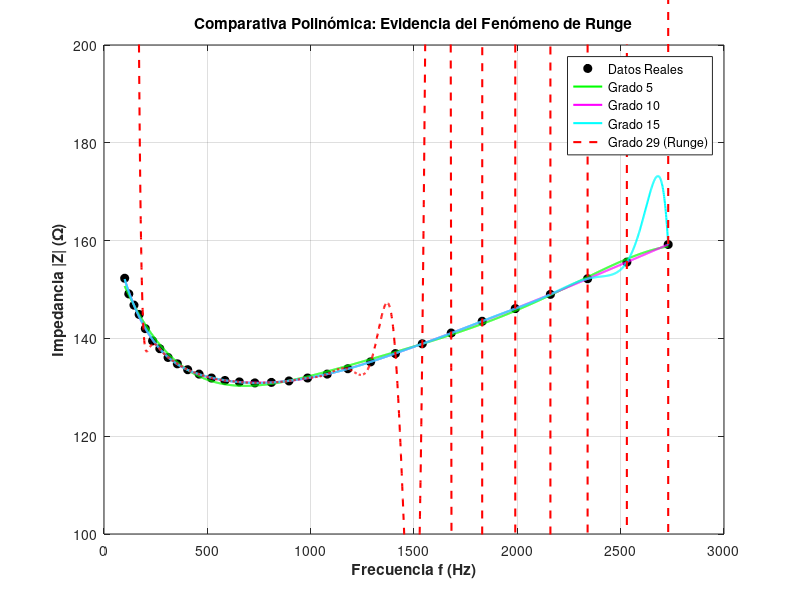

Reproduce this figure in MATLAB.
% SUBPARTE B1: INTERPOLACIÓN POLINÓMICA Y FENÓMENO DE RUNGE
clear; clc; close all;
format longG;

% 1. Vectores de datos originales (30 puntos)
f = [100, 120, 145, 170, 200, 235, 270, 310, 355, 405, ...
    460, 520, 585, 655, 730, 810, 895, 985, 1080, 1180, ...
    1290, 1410, 1540, 1680, 1830, 1990, 2160, 2340, 2530, 2730];

Z = [152.3, 149.1, 146.8, 144.9, 142.0, 139.5, 137.9, 136.1, 134.8, 133.6, ...
    132.7, 131.9, 131.4, 131.1, 130.9, 131.0, 131.3, 131.9, 132.7, 133.8, ...
    135.2, 136.9, 138.9, 141.1, 143.5, 146.1, 149.0, 152.2, 155.6, 159.2];

% Malla fina de frecuencias 
f_fina = linspace(100, 2730, 2000);

%% =======================================================================
% B1.1 & B1.2: AJUSTE DE POLINOMIOS Y DEMOSTRACIÓN DE RUNGE
% =======================================================================

% Polinomio de Grado 29 (Método Matricial / Ajuste exacto)
% Nota: MATLAB advertirá que la matriz está mal condicionada (Vandermonde)
p29 = polyfit(f, Z, 29);
Z_p29 = polyval(p29, f_fina);

% Polinomios de menor grado (Escalonados / Aproximaciones)
p5  = polyfit(f, Z, 5);   Z_p5  = polyval(p5, f_fina);
p10 = polyfit(f, Z, 10);  Z_p10 = polyval(p10, f_fina);
p15 = polyfit(f, Z, 15);  Z_p15 = polyval(p15, f_fina);

% Graficación comparativa
figure('Name', 'Evidencia del Fenómeno de Runge', 'NumberTitle', 'off');
plot(f, Z, 'ko', 'MarkerFaceColor', 'k', 'DisplayName', 'Datos Reales'); hold on;
plot(f_fina, Z_p5, 'g-', 'LineWidth', 1.5, 'DisplayName', 'Grado 5');
plot(f_fina, Z_p10, 'm-', 'LineWidth', 1.5, 'DisplayName', 'Grado 10');
plot(f_fina, Z_p15, 'c-', 'LineWidth', 1.5, 'DisplayName', 'Grado 15');
plot(f_fina, Z_p29, 'r--', 'LineWidth', 1.5, 'DisplayName', 'Grado 29 (Runge)');

grid on; ylim([100, 200]); % Ajustamos límites en Y para apreciar el fenómeno sin perder la escala
xlabel('Frecuencia f (Hz)', 'FontWeight', 'bold');
ylabel('Impedancia |Z| (\Omega)', 'FontWeight', 'bold');
title('Comparativa Polinómica: Evidencia del Fenómeno de Runge');
legend('Location', 'best');

% B1.3: INTERPOLACIÓN EN f = 1000 Hz Y VALIDACIÓN LEAVE-ONE-OUT (LOO)
% Seleccionamos el polinomio de Grado 5 por ser el más estable globalmente
grado_seleccionado = 5; 
f_interp = 1000;
Z_interp_1000 = polyval(polyfit(f, Z, grado_seleccionado), f_interp);

% Fijamos una semilla aleatoria para que tus resultados sean reproducibles
rng(42); 
num_puntos_loo = 5;
indices_azar = randperm(length(f), num_puntos_loo);

% Inicialización de vectores para almacenar resultados del LOO
f_loo_puntos = zeros(num_puntos_loo, 1);
Z_reales     = zeros(num_puntos_loo, 1);
Z_predichos  = zeros(num_puntos_loo, 1);
err_relativos = zeros(num_puntos_loo, 1);

fprintf('========================================================================\n');
fprintf('   VALIDACIÓN LEAVE-ONE-OUT (LOO) PARA POLINOMIO DE GRADO %d\n', grado_seleccionado);
fprintf('========================================================================\n');
fprintf('%-10s %-12s %-15s %-15s %-15s\n', 'Iteración', 'Freq (Hz)', 'Z Real (\Omega)', 'Z Pred (\Omega)', 'Error Rel.');

for i = 1:num_puntos_loo
    idx_omitido = indices_azar(i);

    % Remover el punto i-ésimo del set de entrenamiento
    f_train = f; f_train(idx_omitido) = [];
    Z_train = Z; Z_train(idx_omitido) = [];

    % Re-entrenar el polinomio sin el punto omitido
    p_loo = polyfit(f_train, Z_train, grado_seleccionado);

    % Evaluar en el punto omitido
    f_loo_puntos(i) = f(idx_omitido);
    Z_reales(i)     = Z(idx_omitido);
    Z_predichos(i)  = polyval(p_loo, f_loo_puntos(i));

    % Calcular error relativo absoluto
    err_relativos(i) = abs(Z_predichos(i) - Z_reales(i)) / Z_reales(i);

    fprintf('%-10d %-12.4f %-15.4f %-15.4f %-15.4f\n', ...
        i, f_loo_puntos(i), Z_reales(i), Z_predichos(i), err_relativos(i));
end

fprintf('------------------------------------------------------------------------\n');
fprintf('Valor interpolado final en f = 1000 Hz: %.4f \Omega\n', Z_interp_1000);
fprintf('Error relativo promedio estimado (LOO): %.4f\n', mean(err_relativos));
fprintf('========================================================================\n');
